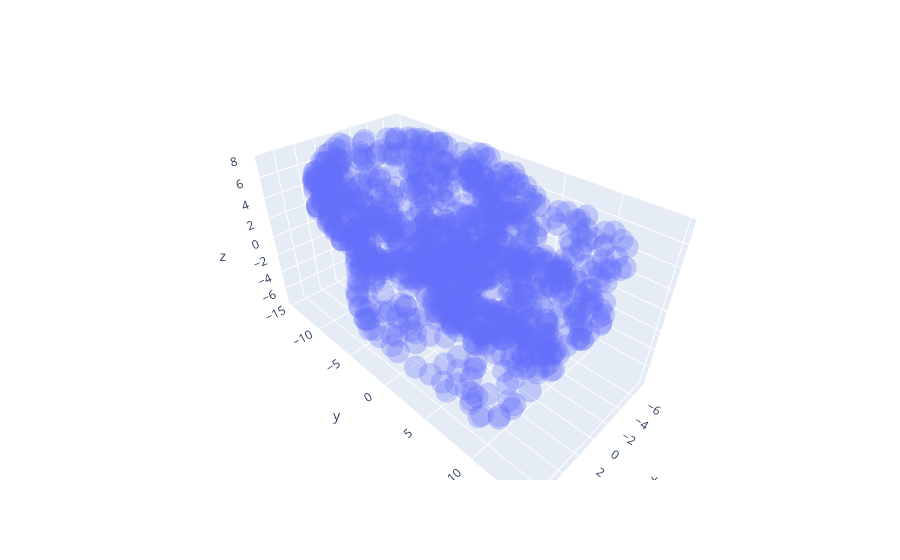

Notebook source saved alongside this figure:
### Code cell
plot_3d_shape(sample[similar_idx].cpu())

### Figure 1 — Plotly figure (JSON) as saved in the notebook; plotly's stock layout.template omitted (floating-point values rounded to 4 significant figures; data arrays with more than 128 entries replaced by an {"elided": "..."} marker saying what was removed)
{"data": [{"hovertemplate": "x=%{x}<br>y=%{y}<br>z=%{z}<extra></extra>", "legendgroup": "", "marker": {"color": "#636efa", "opacity": 0.3, "symbol": "circle"}, "mode": "markers", "name": "", "scene": "scene", "showlegend": false, "type": "scatter3d", "x": {"elided": "1024 float values"}, "y": {"elided": "1024 float values"}, "z": {"elided": "1024 float values"}}], "layout": {"legend": {"tracegroupgap": 0}, "margin": {"t": 60}, "scene": {"domain": {"x": [0, 1], "y": [0, 1]}, "xaxis": {"title": {"text": "x"}}, "yaxis": {"title": {"text": "y"}}, "zaxis": {"title": {"text": "z"}}}}}
